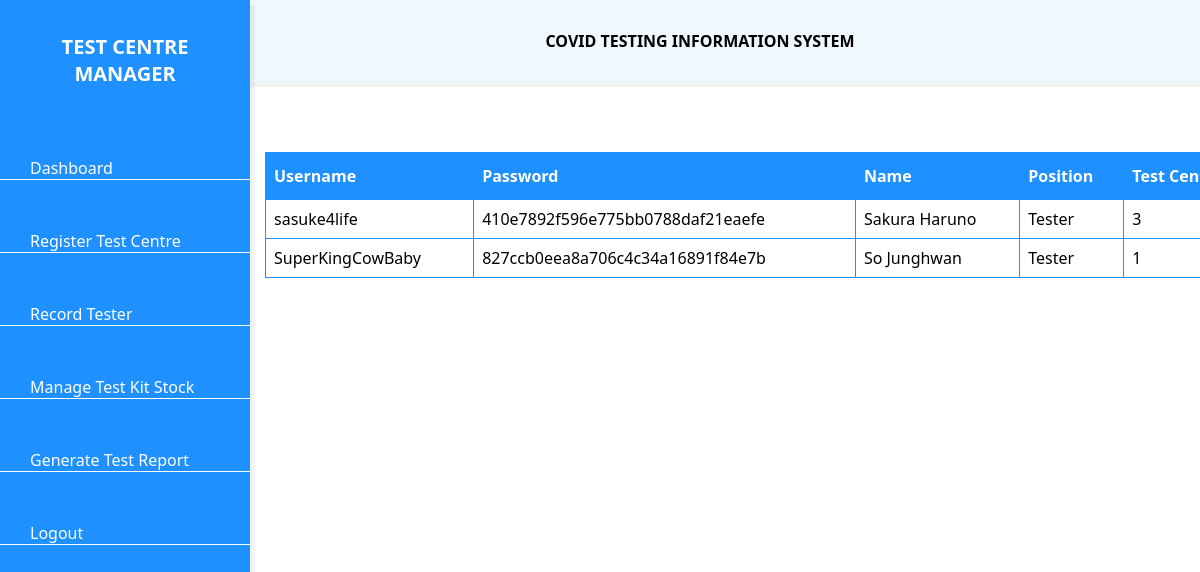
Page /TesterData.php (signed in) on the committed database.
### tables this page shows
CREATE TABLE `centreofficer` (
  `username` varchar(255) NOT NULL,
  `password` varchar(255) NOT NULL,
  `name` varchar(255) NOT NULL,
  `position` varchar(255) NOT NULL,
  `centreID` int(255) NOT NULL
);

### TesterData.php (the view, shortened to what this page needs)
<?php
if (isset($_SESSION['username'])) {
?>
<!DOCTYPE html>
<html lang="en">
  <head>
    <link rel="stylesheet" href="dashboardcss/style.css" />
	<link rel="stylesheet" href="dataTables.bootstrap4.min.css" />
  </head>
  <body>
    <div class="sidebar">
      <h2>Test Centre Manager</h2>
      <ul class="nav">
        <li>
          <a href="dashboardManager.php">
            <span>Dashboard</span>
          </a>
        </li>
		<li>
          <a href="RegisterTestCentreForm.php">
            <span>Register Test Centre</span>
          </a>
        </li>
        <li>
          <a href="RecordTesterForm.php">
            <span>Record Tester</span>
          </a>
        </li>
        <li>
          <a href="ManageTestKitStockForm.php">
            <span>Manage Test Kit Stock</span>
          </a>
        </li>
        <li>
          <a href="#">
            <span>Generate Test Report</span>
          </a>
        </li>
        <li>
          <a href="Logout.php">
            <span>Logout</span>
          </a>
        </li>
      </ul>
    </div>
    <div class="main">
      <b>COVID TESTING INFORMATION SYSTEM</b>
    </div>
	<?php include "db_conn.php";?>
	<div style="overflow-x: auto;">
		<table id="tester">
			<thead>
				<tr>
					<th>Username</th>
					<th>Password</th>
					<th>Name</th>
					<th>Position</th>
					<th>Test Centre ID</th>
				</tr>
			</thead>
			<tbody>
				<?php
					$sql=$conn->query("SELECT * FROM centreOfficer");
					while($co=$sql->fetch_object()){
				?>
					<tr>
					<td><?php echo $co->username;?></td>
					<td><?php echo $co->password;?></td>
					<td><?php echo $co->name;?></td>
					<td><?php echo $co->position;?></td>
					<td><?php echo $co->centreID;?></td>
				</tr>
				<?php
					}
				?>
			</tbody>
		</table>
	</div>
  </body>
</html>
<?php
}

### dashboardcss/style.css (style rules this page uses)
* { margin: 0; padding: 0; text-decoration: none; }
body { box-sizing: border-box; font-family: 'Segoe UI', Tahoma, Geneva, Verdana, sans-serif; }
.sidebar { position: fixed; background: #1E90FF; box-shadow: 5px 5px rgba(0, 0, 0, 0.05); width: 250px; height: 100%; top: 0; left: 0; z-index: 1; }
.sidebar h2 { text-align: center; font-size: 20px; text-transform: uppercase; color: #ffffff; background: #1E90FF; padding: 20px; font-weight: bold; }
.sidebar ul li { border-bottom: 1px solid #ffffff; margin: 50px 0; }
.sidebar ul li a { color: #ffffff; padding: 0 30px; }
.main { text-align: center; background: #F0F8FF; box-shadow: 5px 5px rgba(0, 0, 0, 0.05); margin-left: 200px; padding: 30px; }
h2 { color: #FFFFFF; text-align: center; margin-bottom: 40px; }
h2 { margin-top: 5%; }
#tester { border-collapse: collapse; width: 85.3%; margin-left: 265px; margin-top: 70px; }
#tester td, #tester th { border: 1px solid #1E90FF; padding: 8px; }
#tester th { padding-top: 12px; padding-bottom: 12px; text-align: left; background-color: #1E90FF; color: white; }

### rows in the picture
centreofficer: username "sasuke4life", password "410e7892f596e775bb0788daf21eaefe", name "Sakura Haruno", position "Tester", centreID "3"
centreofficer: username "SuperKingCowBaby", password "827ccb0eea8a706c4c34a16891f84e7b", name "So Junghwan", position "Tester", centreID "1"
